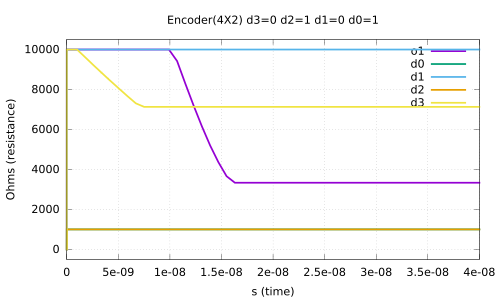

The gnuplot source for this figure:
#set terminal X11 noenhanced
set title "Encoder(4X2) d3=0 d2=1 d1=0 d0=1"
set xlabel "s (time)"
set ylabel "Ohms (resistance)"
set grid
unset logscale x 
set xrange [0.000000e+00:4.000000e-08]
unset logscale y 
set yrange [-5.000000e+02:1.050000e+04]
#set xtics 1
#set x2tics 1
#set ytics 1
#set y2tics 1
set format y "%g"
set format x "%g"
plot '../ppt/encxd2d0.data' using 1:2 with lines lw 5 title "o1",\
'../ppt/encxd2d0.data' using 3:4 with lines lw 5 title "d0",\
'../ppt/encxd2d0.data' using 5:6 with lines lw 5 title "d1",\
'../ppt/encxd2d0.data' using 7:8 with lines lw 5 title "d2",\
'../ppt/encxd2d0.data' using 9:10 with lines lw 5 title "d3"
set terminal push
set terminal pdf
set out '../ppt/encxd2d0.pdf'
replot
